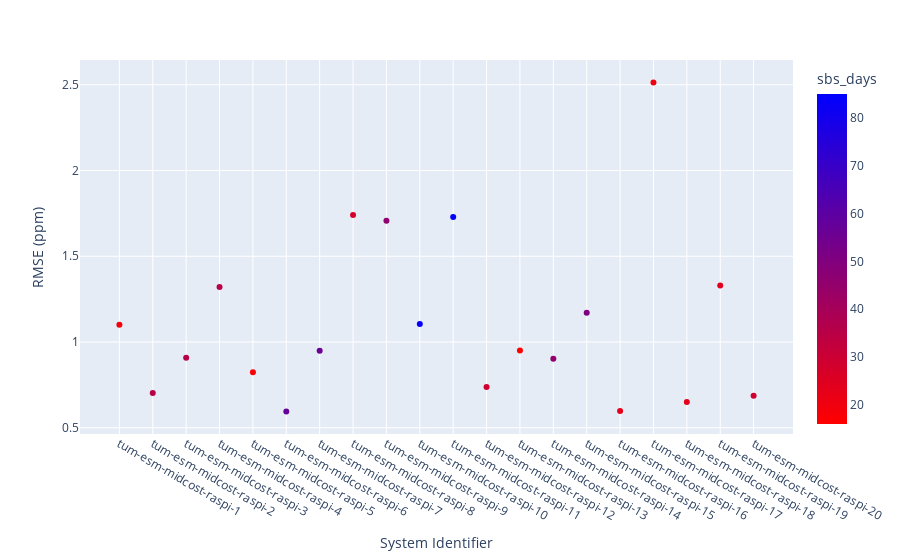

Notebook source saved alongside this figure:
### Code cell
fig = px.scatter(df_plot, x="system_name",
                 y="rmse_full_deployment", 
                 color = "sbs_days", 
                 color_continuous_scale=px.colors.sequential.Bluered_r)

fig.update_layout(
    yaxis_title='RMSE (ppm)',
    xaxis_title='System Identifier',
    title='',
)
fig.show()

### Figure 1 — Plotly figure (JSON) as saved in the notebook; plotly's stock layout.template omitted (floating-point values rounded to 4 significant figures)
{"data": [{"hovertemplate": "system_name=%{x}<br>rmse_full_deployment=%{y}<br>sbs_days=%{marker.color}<extra></extra>", "legendgroup": "", "marker": {"color": [19, 35, 35, 35, 18, 57, 56, 27, 46, 84, 85, 29, 16, 45, 51, 23, 20, 23, 24, 29], "coloraxis": "coloraxis", "symbol": "circle"}, "mode": "markers", "name": "", "orientation": "v", "showlegend": false, "type": "scatter", "x": ["tum-esm-midcost-raspi-1", "tum-esm-midcost-raspi-2", "tum-esm-midcost-raspi-3", "tum-esm-midcost-raspi-4", "tum-esm-midcost-raspi-5", "tum-esm-midcost-raspi-6", "tum-esm-midcost-raspi-7", "tum-esm-midcost-raspi-8", "tum-esm-midcost-raspi-9", "tum-esm-midcost-raspi-10", "tum-esm-midcost-raspi-11", "tum-esm-midcost-raspi-12", "tum-esm-midcost-raspi-13", "tum-esm-midcost-raspi-14", "tum-esm-midcost-raspi-15", "tum-esm-midcost-raspi-16", "tum-esm-midcost-raspi-17", "tum-esm-midcost-raspi-18", "tum-esm-midcost-raspi-19", "tum-esm-midcost-raspi-20"], "xaxis": "x", "y": [1.1, 0.7022, 0.9079, 1.32, 0.8242, 0.5945, 0.9494, 1.74, 1.707, 1.105, 1.729, 0.7381, 0.9501, 0.9025, 1.17, 0.5972, 2.513, 0.6497, 1.33, 0.6869], "yaxis": "y"}], "layout": {"coloraxis": {"colorbar": {"title": {"text": "sbs_days"}}, "colorscale": [[0, "rgb(255,0,0)"], [1, "rgb(0,0,255)"]]}, "legend": {"tracegroupgap": 0}, "margin": {"t": 60}, "title": {"text": ""}, "xaxis": {"anchor": "y", "domain": [0, 1], "title": {"text": "System Identifier"}}, "yaxis": {"anchor": "x", "domain": [0, 1], "title": {"text": "RMSE (ppm)"}}}}
